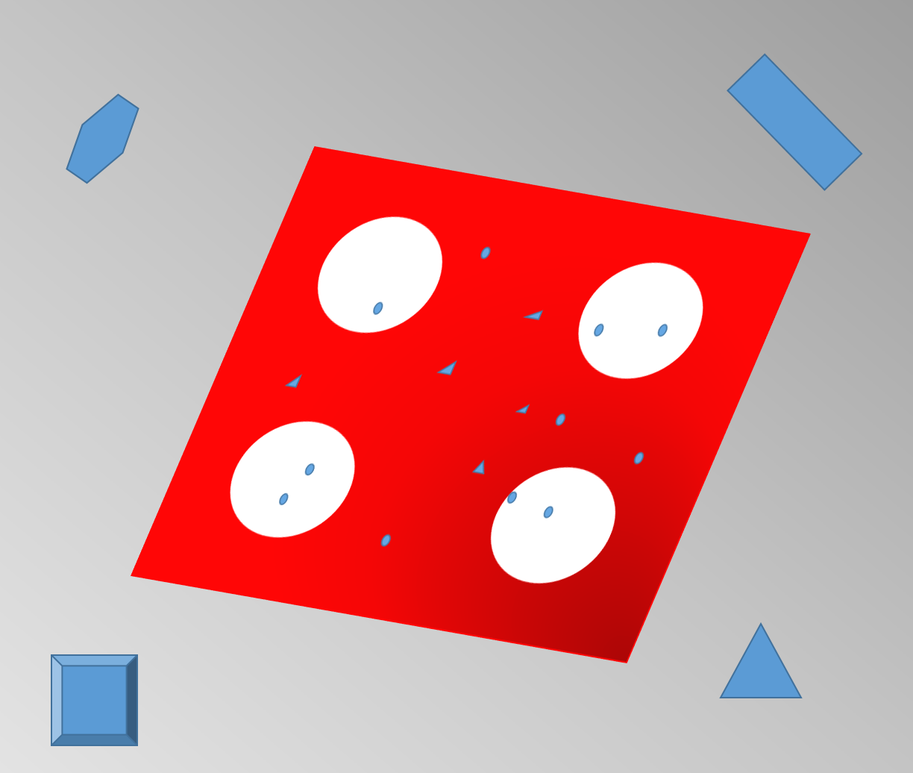
//> input picture HoughCircles2/HoughCircles2/circle7from6.png, 913 x 773 px, shrunk from 1224 x 1036 before the run
$ ./houghMain   (built with g++ and OpenCV 4)
//> lines starting //> are read from the running program, lines starting //| are printed output that depends on the picture; after the words box and inside, x2 and y2 are one past the last pixel; in counts of white or black regions, pixels touching at a corner belong together
/////OpenCV4.1.1+VS2017
////author :Chenandong
////time:2019.08.10
#include "opencv2/imgcodecs.hpp"
#include "opencv2/highgui.hpp"
#include "opencv2/imgproc.hpp"
#include<iostream>
using namespace cv;
using namespace std;

int main(int argc, char** argv)
{
	// Loads an image
	Mat src = imread("circle7from6.png", IMREAD_COLOR);
//> src is the input picture: 773 rows x 913 cols, CV_8UC3; mean B, G, R 149.2, 147.4, 207.3
	// Check if image is loaded fine
	if (src.empty()) {
		printf(" Error opening image\n");
		printf(" Program Arguments: [image_name -- default %s] \n");
		return -1;
	}
	//show the origin image
	imshow("origin image", src);

	//////////////HOughCircles detect
	//----------------------------------------------------------
	// change to gray image
	Mat gray;
	cvtColor(src, gray, COLOR_BGR2GRAY);
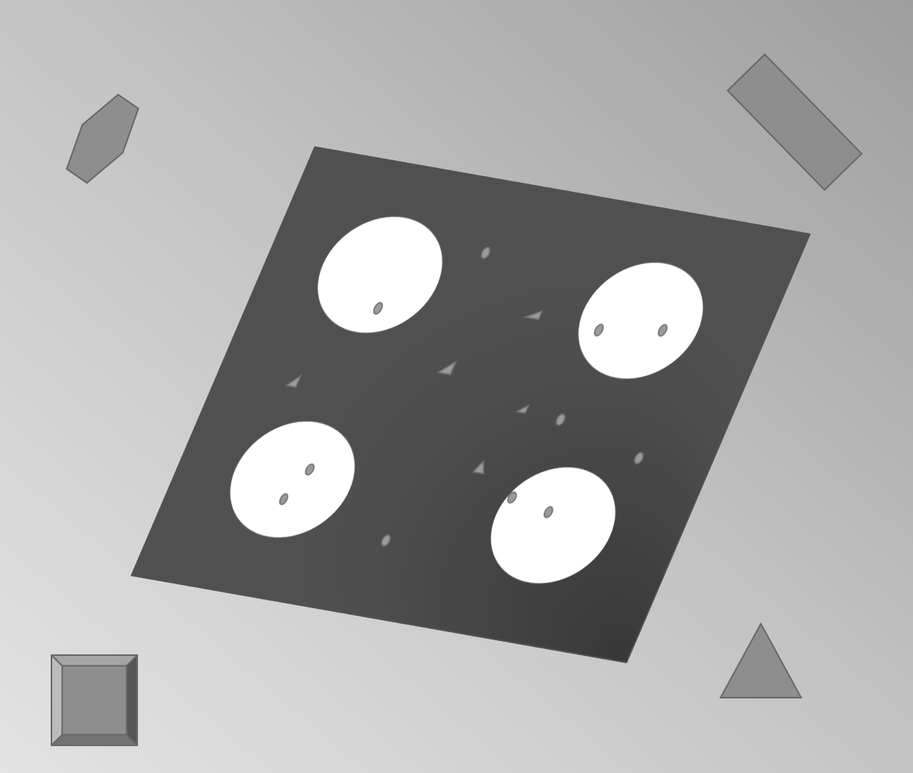
//> gray: 773 rows x 913 cols, CV_8UC1; min 53, max 255, mean 165.4

	//滤波处理
	medianBlur(gray, gray, 5);
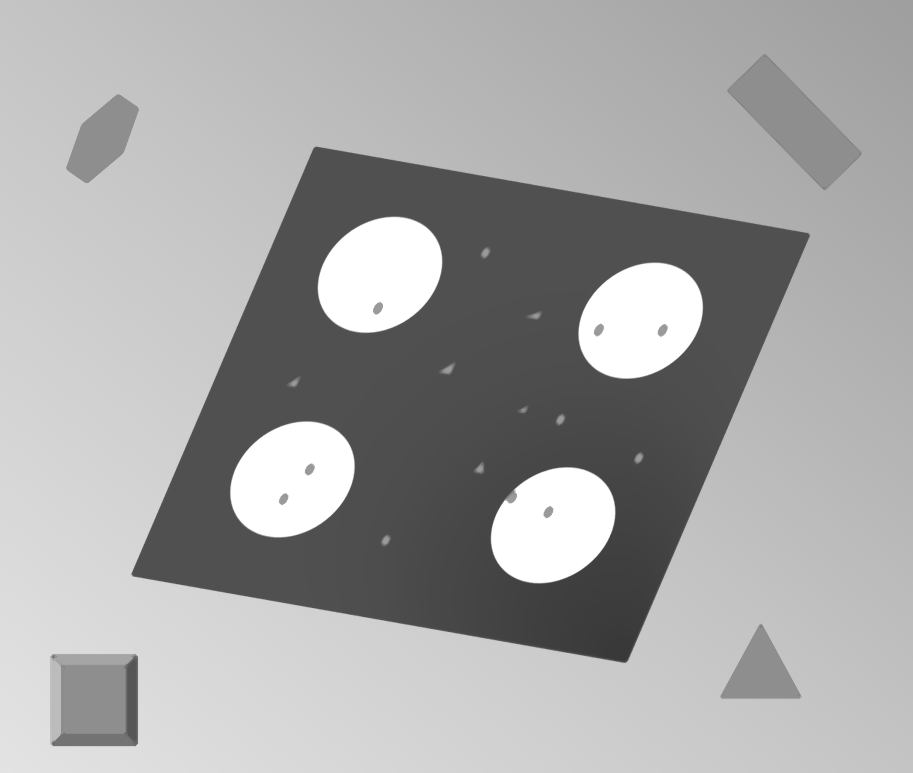
//> gray: 773 rows x 913 cols, CV_8UC1; 3.59% of pixels changed, all inside (x1, y1, x2, y2) = (0, 0, 913, 773)
	imshow("gray", gray);

	//Hough圆检测
	vector<Vec3f> circles;
	HoughCircles(gray, circles, HOUGH_GRADIENT, 1,
		gray.rows / 8,  // change this value to detect circles with different distances to each other
		60, 25, 30, 300 // change the last two parameters
   // (min_radius & max_radius) to detect larger circles
	);
//> circles = 4 circles (x, y, radius): [539.5, 505.5, 76.2], [306.5, 498.5, 77.6], [654.5, 339.5, 77.3], [365.5, 253.5, 77.5]

	//draw the circle be detected
	for (size_t i = 0; i < circles.size(); i++)
	{
		Vec3i c = circles[i];
		Point center = Point(c[0], c[1]);
		cout << center << endl;
		// circle center
		circle(src, center, 1, Scalar(0, 100, 100), 3, LINE_AA);
		// circle outline
		int radius = c[2];
		circle(src, center, radius, Scalar(0, 100, 100), 3, LINE_AA);
	}
//> this loop made 4 passes
//> (center, radius) on passes 1 to 4: (Point(540, 506), 76), (Point(306, 498), 78), (Point(654, 340), 77), (Point(366, 254), 78)
//| [540, 506]
//| [306, 498]
//| [654, 340]
//| [366, 254]
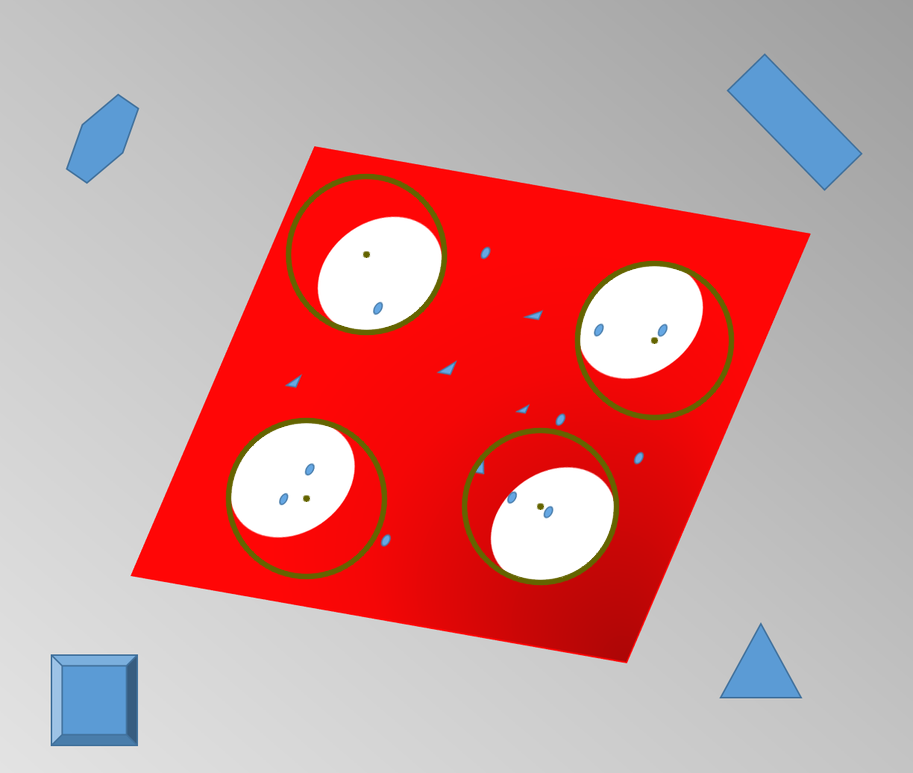
//> src: 773 rows x 913 cols, CV_8UC3; 1.89% of pixels changed, all inside (x1, y1, x2, y2) = (225, 173, 735, 586)

	//show the result
	imshow("detected circles", src);
	//------------------------------------------------


	waitKey();
	return 0;
}

$ run again, with HoughCircles2/HoughCircles2/circle6.png copied over HoughCircles2/HoughCircles2/circle7from6.png
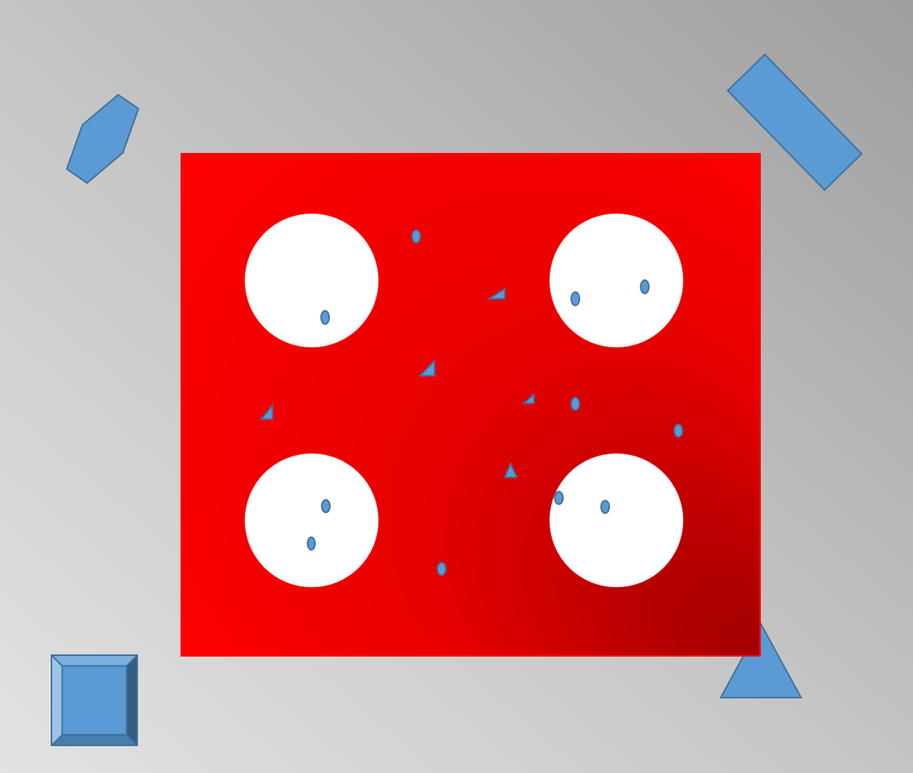
//> input picture HoughCircles2/HoughCircles2/circle6.png, 913 x 773 px, shrunk from 1224 x 1036 before the run
//> src is the input picture: 773 rows x 913 cols, CV_8UC3; mean B, G, R 134.6, 132.8, 207.5
//> `medianBlur(gray, gray, 5);`:
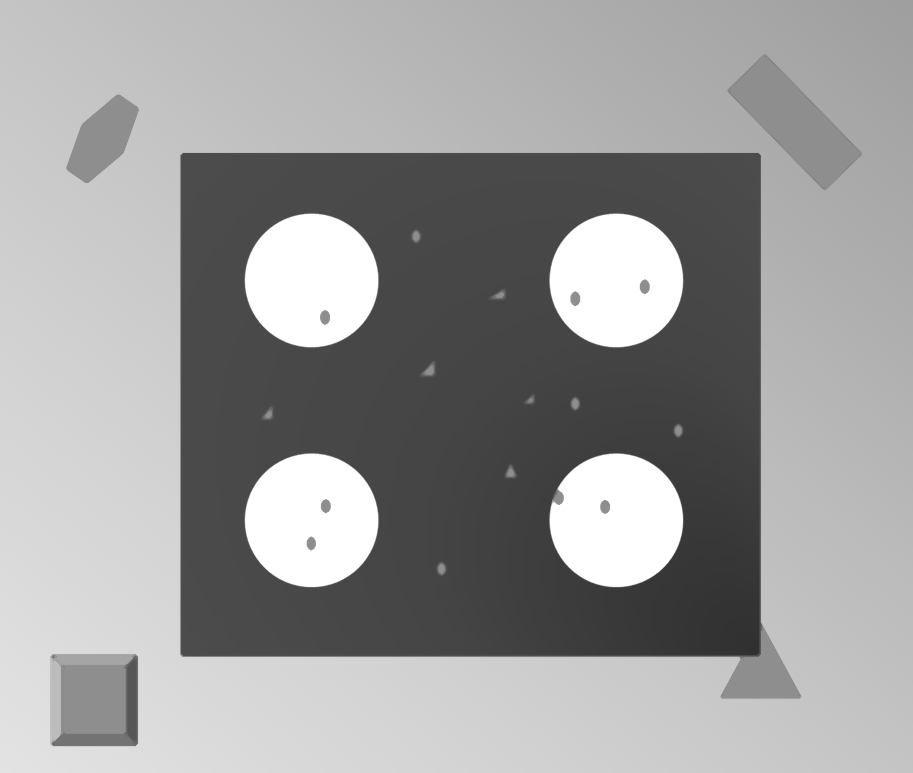
//> gray: 773 rows x 913 cols, CV_8UC1; min 48, max 255, mean 155.4
//> circles = 4 circles (x, y, radius): [311.5, 280.5, 66.6], [616.5, 519.5, 66.6], [311.5, 520.5, 66.6], [616.5, 280.5, 66.7]
//> the loop `for (size_t i = 0; i < circles.size(); i++)` made 4 passes
//> c on passes 1 to 4: [312, 280, 67], [616, 520, 67], [312, 520, 67], [616, 280, 67]
//> (printed output is left out)
//> after the loop `for (size_t i = 0; i < circles.size(); i++)`:
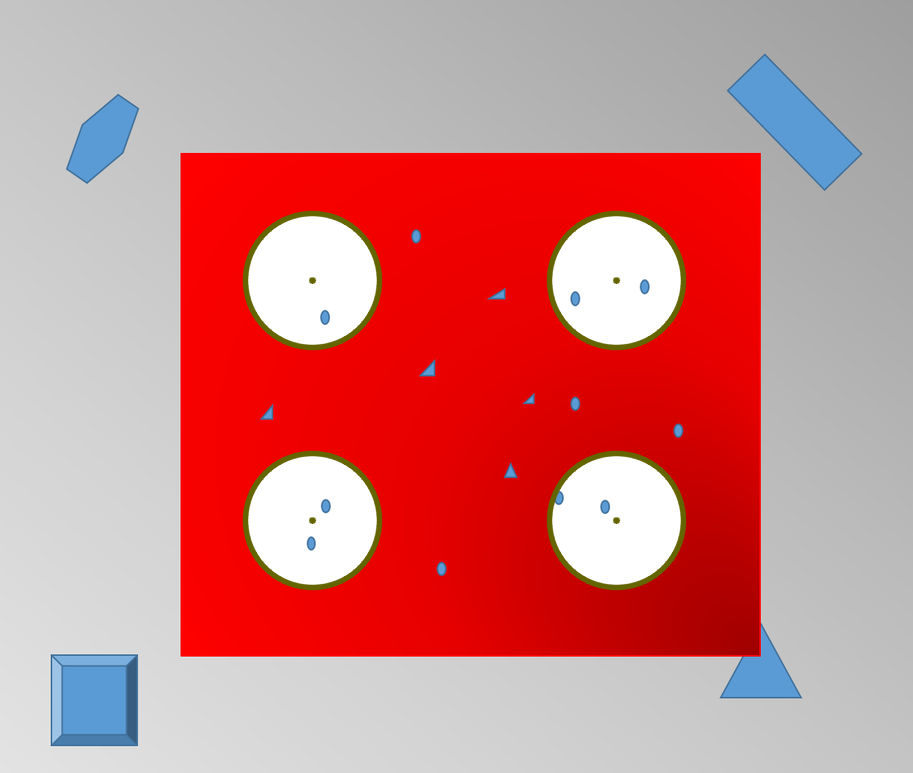
//> src: 773 rows x 913 cols, CV_8UC3; 1.65% of pixels changed, all inside (x1, y1, x2, y2) = (242, 210, 687, 591)

$ run again, with HoughCircles2/HoughCircles2/circle3.jpg saved as HoughCircles2/HoughCircles2/circle7from6.png
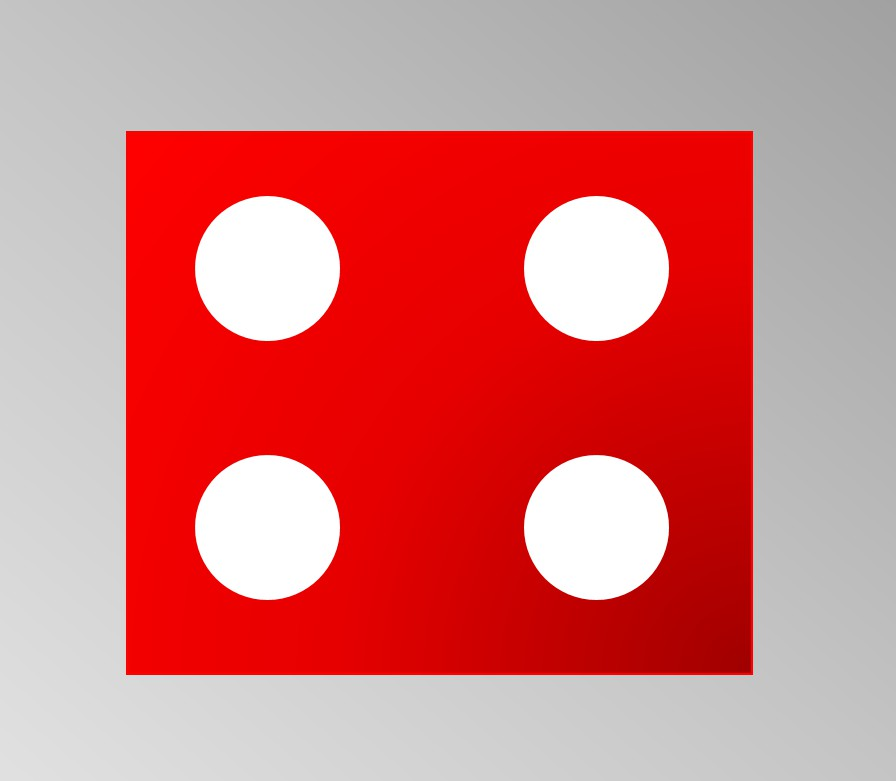
//> input picture HoughCircles2/HoughCircles2/circle3.jpg, 896 x 781 px
//> src is the input picture: 781 rows x 896 cols, CV_8UC3; mean B, G, R 123.5, 123.5, 212.1
//> `cvtColor(src, gray, COLOR_BGR2GRAY);`:
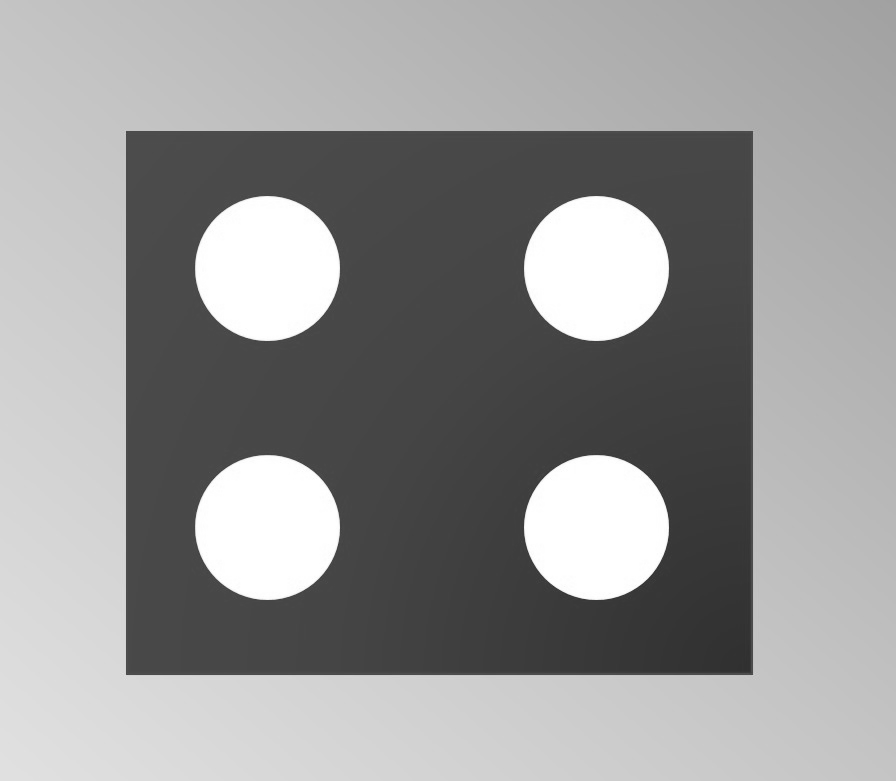
//> gray: 781 rows x 896 cols, CV_8UC1; min 47, max 255, mean 150
//> circles = 4 circles (x, y, radius): [267.5, 527.5, 72.2], [596.5, 267.5, 72.2], [595.5, 526.5, 72.2], [266.5, 267.5, 72.2]
//> the loop `for (size_t i = 0; i < circles.size(); i++)` made 4 passes
//> c on passes 1 to 4: [268, 528, 72], [596, 268, 72], [596, 526, 72], [266, 268, 72]
//> (printed output is left out)
//> after the loop `for (size_t i = 0; i < circles.size(); i++)`:
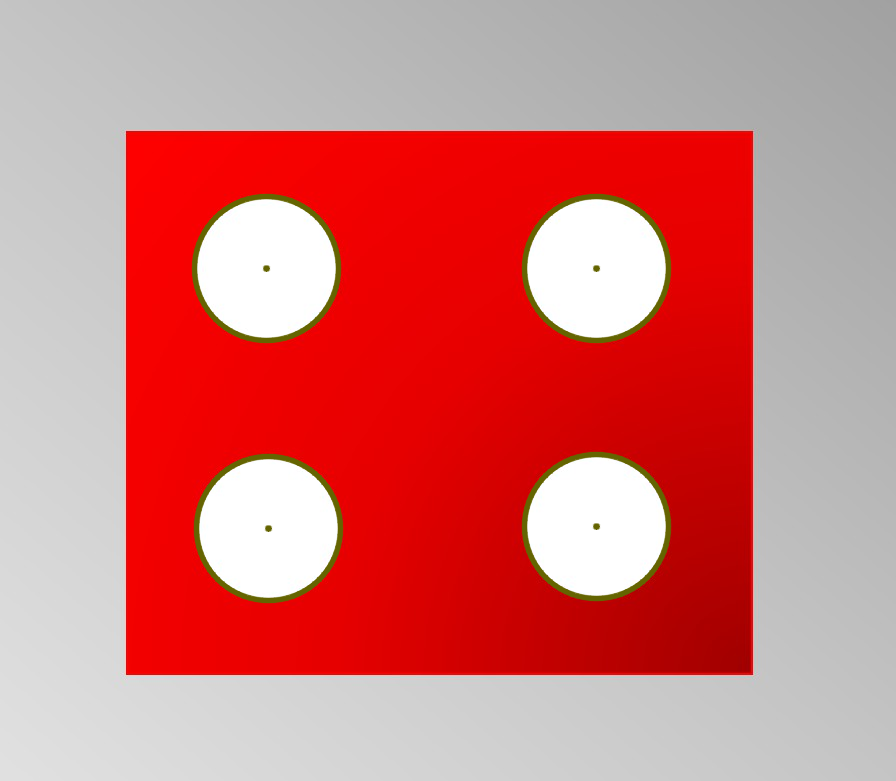
//> src: 781 rows x 896 cols, CV_8UC3; 1.79% of pixels changed, all inside (x1, y1, x2, y2) = (191, 193, 672, 604)
